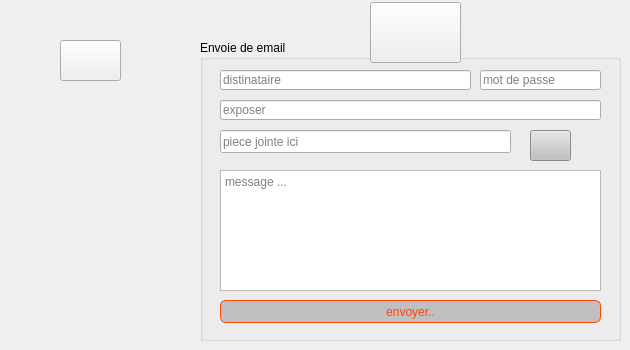
        <widget class="QWidget" name="tab">
         <attribute name="title">
          <string>envoyer email</string>
         </attribute>
         <widget class="QGroupBox" name="groupBox_14">
          <property name="geometry">
           <rect>
            <x>200</x>
            <y>40</y>
            <width>421</width>
            <height>301</height>
           </rect>
          </property>
          <property name="styleSheet">
           <string notr="true"/>
          </property>
          <property name="title">
           <string>Envoie de email</string>
          </property>
          <widget class="QLineEdit" name="rcpt">
           <property name="geometry">
            <rect>
             <x>20</x>
             <y>30</y>
             <width>251</width>
             <height>20</height>
            </rect>
           </property>
           <property name="styleSheet">
            <string notr="true"/>
           </property>
           <property name="text">
            <string/>
           </property>
           <property name="placeholderText">
            <string>distinataire</string>
           </property>
          </widget>
          <widget class="QLineEdit" name="subject">
           <property name="geometry">
            <rect>
             <x>20</x>
             <y>60</y>
             <width>381</width>
             <height>20</height>
            </rect>
           </property>
           <property name="placeholderText">
            <string>exposer</string>
           </property>
          </widget>
          <widget class="QLineEdit" name="file">
           <property name="geometry">
            <rect>
             <x>20</x>
             <y>90</y>
             <width>291</width>
             <height>23</height>
            </rect>
           </property>
           <property name="placeholderText">
            <string>piece jointe ici</string>
           </property>
          </widget>
          <widget class="QTextEdit" name="msg">
           <property name="geometry">
            <rect>
             <x>20</x>
             <y>130</y>
             <width>381</width>
             <height>121</height>
            </rect>
           </property>
           <property name="placeholderText">
            <string>message ...</string>
           </property>
          </widget>
          <widget class="QPushButton" name="sendBtn">
           <property name="geometry">
            <rect>
             <x>20</x>
             <y>260</y>
             <width>381</width>
             <height>23</height>
            </rect>
           </property>
           <property name="font">
            <font/>
           </property>
           <property name="styleSheet">
            <string notr="true">QPushButton
{ color: #ff4500;
     background-color: #C0C0C0;
   
    border-width: 1px;
    border-color#ff4500;:;
    border-style: solid;
    border-radius: 6;
    padding: 3px;
    font-size: 12px;
    padding-left: 5px;
    padding-right: 5px;
}</string>
           </property>
           <property name="text">
            <string>envoyer..</string>
           </property>
          </widget>
          <widget class="QLineEdit" name="mail_pass">
           <property name="geometry">
            <rect>
             <x>280</x>
             <y>30</y>
             <width>121</width>
             <height>20</height>
            </rect>
           </property>
           <property name="echoMode">
            <enum>QLineEdit::Password</enum>
           </property>
           <property name="placeholderText">
            <string>mot de passe</string>
           </property>
          </widget>
          <widget class="QPushButton" name="browseBtn">
           <property name="geometry">
            <rect>
             <x>330</x>
             <y>90</y>
             <width>41</width>
             <height>31</height>
            </rect>
           </property>
           <property name="styleSheet">
            <string notr="true">
     background-color: #C0C0C0;

border-image: url(:/resource/browsing.png);
</string>
           </property>
           <property name="text">
            <string/>
           </property>
          </widget>
         </widget>
         <widget class="QPushButton" name="pushButton">
          <property name="geometry">
           <rect>
            <x>60</x>
            <y>40</y>
            <width>61</width>
            <height>41</height>
           </rect>
          </property>
          <property name="styleSheet">
           <string notr="true">image: url(:/resource/login.png);</string>
          </property>
          <property name="text">
           <string/>
          </property>
         </widget>
         <widget class="QPushButton" name="pushButton_4">
          <property name="geometry">
           <rect>
            <x>370</x>
            <y>2</y>
            <width>91</width>
            <height>61</height>
           </rect>
          </property>
          <property name="styleSheet">
           <string notr="true">image: url(:/resource/email (1).png);</string>
          </property>
          <property name="text">
           <string/>
          </property>
         </widget>
        </widget>
